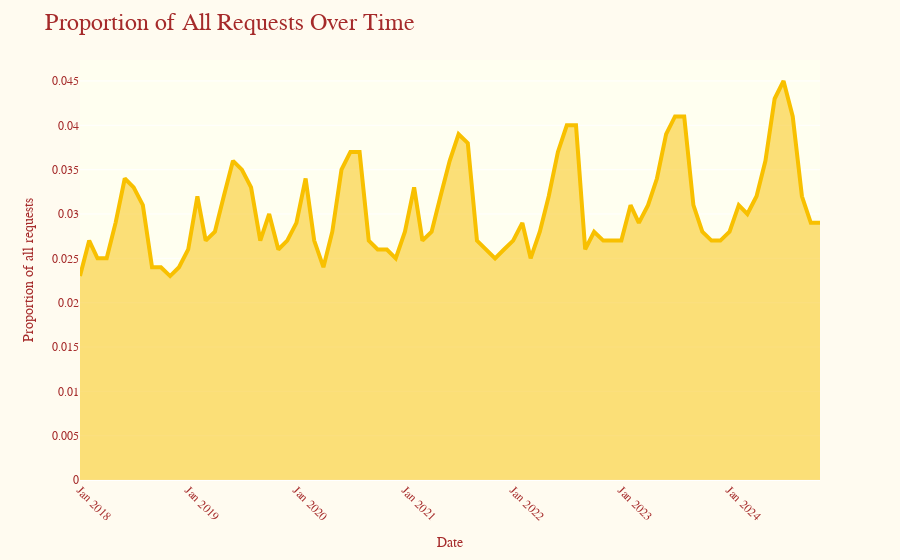

The notebook cell saved with this chart:
### Code cell
fig_area = px.area(df, 
                   x='Date', 
                   y='Freq', 
                   template="simple_white", 
                   labels={'Date': 'Date', 'Freq': 'Proportion of all requests'})

fig_area.update_traces(fill='tozeroy', line=dict(color='#F8C000', width=4)) 

fig_area.update_layout(
    title="Proportion of All Requests Over Time",
    title_font=dict(family="serif", size=24, color="brown"),
    xaxis_title="Date",
    yaxis_title="Proportion of all requests",
    xaxis_tickformat="%b %Y",
    xaxis=dict(showgrid=False, tickangle=45), 
    yaxis=dict(showgrid=True),
    template="plotly",
    plot_bgcolor="ivory",
    paper_bgcolor="#FFFBF0", 
    font=dict(family="serif", color="brown"),
    showlegend=False
)

fig_area.show()

### Figure 1 — Plotly figure (JSON) as saved in the notebook; plotly's stock layout.template omitted (floating-point values rounded to 4 significant figures)
{"data": [{"fill": "tozeroy", "fillpattern": {"shape": ""}, "hovertemplate": "Date=%{x}<br>Proportion of all requests=%{y}<extra></extra>", "legendgroup": "", "line": {"color": "#F8C000", "width": 4}, "marker": {"symbol": "circle"}, "mode": "lines", "name": "", "orientation": "v", "showlegend": false, "stackgroup": "1", "type": "scatter", "x": ["2018-01-01T00:00:00", "2018-02-01T00:00:00", "2018-03-01T00:00:00", "2018-04-01T00:00:00", "2018-05-01T00:00:00", "2018-06-01T00:00:00", "2018-07-01T00:00:00", "2018-08-01T00:00:00", "2018-09-01T00:00:00", "2018-10-01T00:00:00", "2018-11-01T00:00:00", "2018-12-01T00:00:00", "2019-01-01T00:00:00", "2019-02-01T00:00:00", "2019-03-01T00:00:00", "2019-04-01T00:00:00", "2019-05-01T00:00:00", "2019-06-01T00:00:00", "2019-07-01T00:00:00", "2019-08-01T00:00:00", "2019-09-01T00:00:00", "2019-10-01T00:00:00", "2019-11-01T00:00:00", "2019-12-01T00:00:00", "2020-01-01T00:00:00", "2020-02-01T00:00:00", "2020-03-01T00:00:00", "2020-04-01T00:00:00", "2020-05-01T00:00:00", "2020-06-01T00:00:00", "2020-07-01T00:00:00", "2020-08-01T00:00:00", "2020-09-01T00:00:00", "2020-10-01T00:00:00", "2020-11-01T00:00:00", "2020-12-01T00:00:00", "2021-01-01T00:00:00", "2021-02-01T00:00:00", "2021-03-01T00:00:00", "2021-04-01T00:00:00", "2021-05-01T00:00:00", "2021-06-01T00:00:00", "2021-07-01T00:00:00", "2021-08-01T00:00:00", "2021-09-01T00:00:00", "2021-10-01T00:00:00", "2021-11-01T00:00:00", "2021-12-01T00:00:00", "2022-01-01T00:00:00", "2022-02-01T00:00:00", "2022-03-01T00:00:00", "2022-04-01T00:00:00", "2022-05-01T00:00:00", "2022-06-01T00:00:00", "2022-07-01T00:00:00", "2022-08-01T00:00:00", "2022-09-01T00:00:00", "2022-10-01T00:00:00", "2022-11-01T00:00:00", "2022-12-01T00:00:00", "2023-01-01T00:00:00", "2023-02-01T00:00:00", "2023-03-01T00:00:00", "2023-04-01T00:00:00", "2023-05-01T00:00:00", "2023-06-01T00:00:00", "2023-07-01T00:00:00", "2023-08-01T00:00:00", "2023-09-01T00:00:00", "2023-10-01T00:00:00", "2023-11-01T00:00:00", "2023-12-01T00:00:00", "2024-01-01T00:00:00", "2024-02-01T00:00:00", "2024-03-01T00:00:00", "2024-04-01T00:00:00", "2024-05-01T00:00:00", "2024-06-01T00:00:00", "2024-07-01T00:00:00", "2024-08-01T00:00:00", "2024-09-01T00:00:00", "2024-10-01T00:00:00", "2024-11-01T00:00:00"], "xaxis": "x", "y": [0.023, 0.027, 0.025, 0.025, 0.029, 0.034, 0.033, 0.031, 0.024, 0.024, 0.023, 0.024, 0.026, 0.032, 0.027, 0.028, 0.032, 0.036, 0.035, 0.033, 0.027, 0.03, 0.026, 0.027, 0.029, 0.034, 0.027, 0.024, 0.028, 0.035, 0.037, 0.037, 0.027, 0.026, 0.026, 0.025, 0.028, 0.033, 0.027, 0.028, 0.032, 0.036, 0.039, 0.038, 0.027, 0.026, 0.025, 0.026, 0.027, 0.029, 0.025, 0.028, 0.032, 0.037, 0.04, 0.04, 0.026, 0.028, 0.027, 0.027, 0.027, 0.031, 0.029, 0.031, 0.034, 0.039, 0.041, 0.041, 0.031, 0.028, 0.027, 0.027, 0.028, 0.031, 0.03, 0.032, 0.036, 0.043, 0.045, 0.041, 0.032, 0.029, 0.029], "yaxis": "y"}], "layout": {"font": {"color": "brown", "family": "serif"}, "legend": {"tracegroupgap": 0}, "margin": {"t": 60}, "paper_bgcolor": "#FFFBF0", "plot_bgcolor": "ivory", "showlegend": false, "title": {"font": {"color": "brown", "family": "serif", "size": 24}, "text": "Proportion of All Requests Over Time"}, "xaxis": {"anchor": "y", "domain": [0, 1], "showgrid": false, "tickangle": 45, "tickformat": "%b %Y", "title": {"text": "Date"}}, "yaxis": {"anchor": "x", "domain": [0, 1], "showgrid": true, "title": {"text": "Proportion of all requests"}}}}
